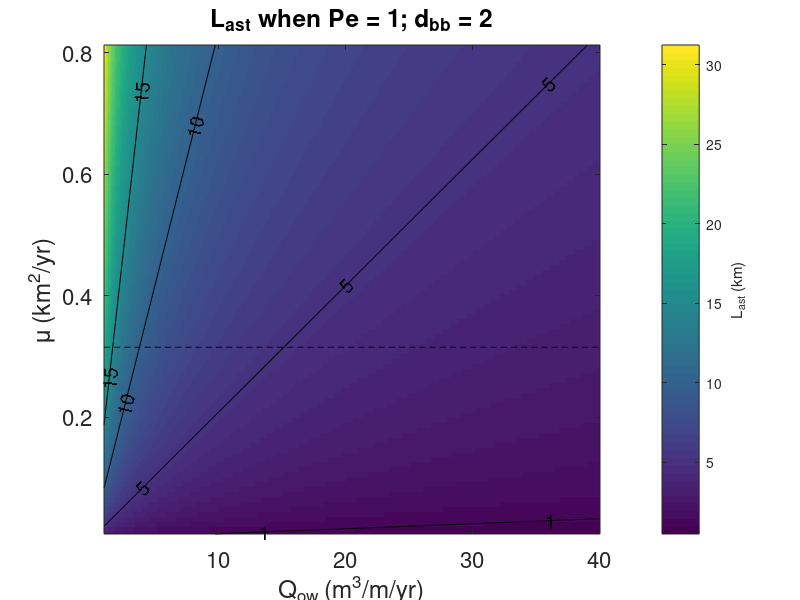
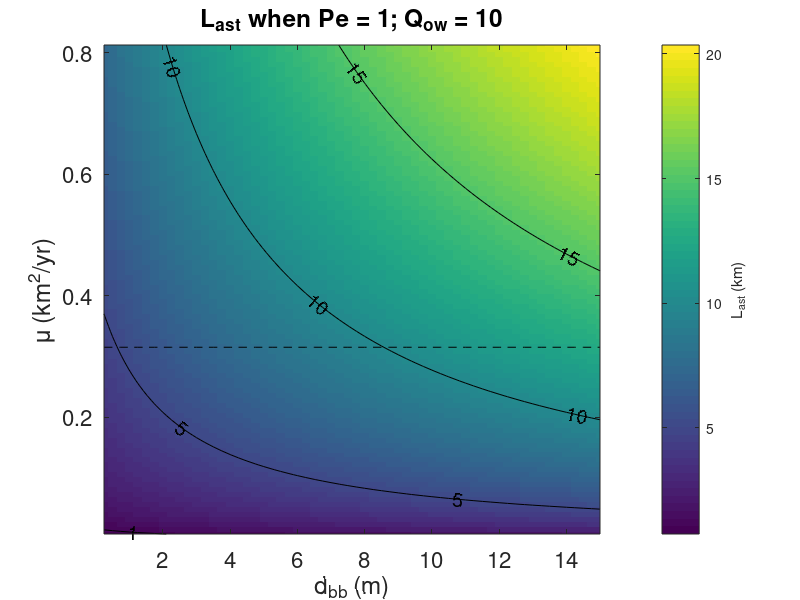

Here is the MATLAB script that generated these plots, in order:
% constants
g = 9.8;
gamma_min = 0.73; %(ranges from 0.73 to 1.03)
gamma_max = 1.03;
Dsf = 10;
T_o = 8;
H_o = 1;
psi_min = 0.01;
psi_max = 1;
psi = psi_min:0.01:psi_max;
gamma = gamma_min:0.01:gamma_max;
E = T_o.^(1/5)*H_o.^(12/5);
Dbb = 0.25:0.25:15;
H = 2;
w = 300;
Qow1 = 10;
Dbb1 = 2;
Qow = 1:0.1:40;


%% in my code
K2_LTA = 0.34/2; %%SHOULD BE 0.17!

for p = 1:length(psi)
       mu_LTA(p) = K2_LTA./Dsf.*E*psi(p)*365*60*60*24;
    for q = 1:length(Qow)
       L_astLTA(q,p) = sqrt(mu_LTA(p).*w.*(Dbb1+H)./Qow(q))./1000;
    end
end
figure()
imagesc(Qow,mu_LTA./1000000,L_astLTA')
h = colorbar;
ylabel(h, 'L_a_s_t (km)')
xlabel('Q_o_w (m^3/m/yr)')
ylabel('{\mu} (km^2/yr)')
% ylabel('{\mu} (m^8^/^5/s^6^/^5)')
set(gca,'YDir','normal')
title(sprintf('L_a_s_t when Pe = 1; d_b_b = %d',Dbb1))
% caxis([0 max(max(L_astLTA))])
set(gca,'colorscale','log')
hold on
plot(Qow,ones(length(Qow),1)*0.315360,'--k','LineWidth',0.5)
[C,h] = contour(Qow,mu_LTA./1000000,L_astLTA',[1,5,10,15],'LineColor','k');
clabel(C,h,'FontSize',14)
set(gca,'FontSize',16)



% Vary Dbb
for p = 1:length(psi)
    mu(p) = K2_LTA./Dsf.*E*psi(p)*365*60*60*24;
    for d = 1:length(Dbb)
        L_ast(d,p) = sqrt(mu(p).*w.*(Dbb(d)+H)./Qow1)./1000;
    end
end
%  L_ast = mu.*Dbb./Qow;
figure()
imagesc(Dbb,mu./1000000,L_ast')
h = colorbar;
ylabel(h, 'L_a_s_t (km)')
xlabel('d_b_b (m)')
ylabel('{\mu} (km^2/yr)')
% ylabel('{\mu} (m^8^/^5/s^6^/^5)')
set(gca,'YDir','normal')
title(sprintf('L_a_s_t when Pe = 1; Q_o_w = %d',Qow1))
% caxis([0 max(max(L_astLTA))])
set(gca,'colorscale','log')
hold on
plot(Dbb,ones(length(Dbb),1)*0.315360,'--k','LineWidth',0.5)
[C,h] = contour(Dbb,mu./1000000,L_ast',[1,5,10,15],'LineColor','k');
clabel(C,h,'FontSize',14)
set(gca,'FontSize',16)

%% Gulf coast
mu_gom = 315360;
db_gom = 5;
Qow_gom = 10;

L_gom = sqrt(mu_gom.*w.*(db_gom+H)./Qow_gom)/1000

%% calculate Pe for GoM
mu_gom = 315360;
db_gom = 2;%2:10;
Qow_gom = 10;%5:25;
L_gom_measured = 22000;

Pe_gom = (Qow_gom./(H+db_gom))*(L_gom_measured.^2)./mu_gom./w


